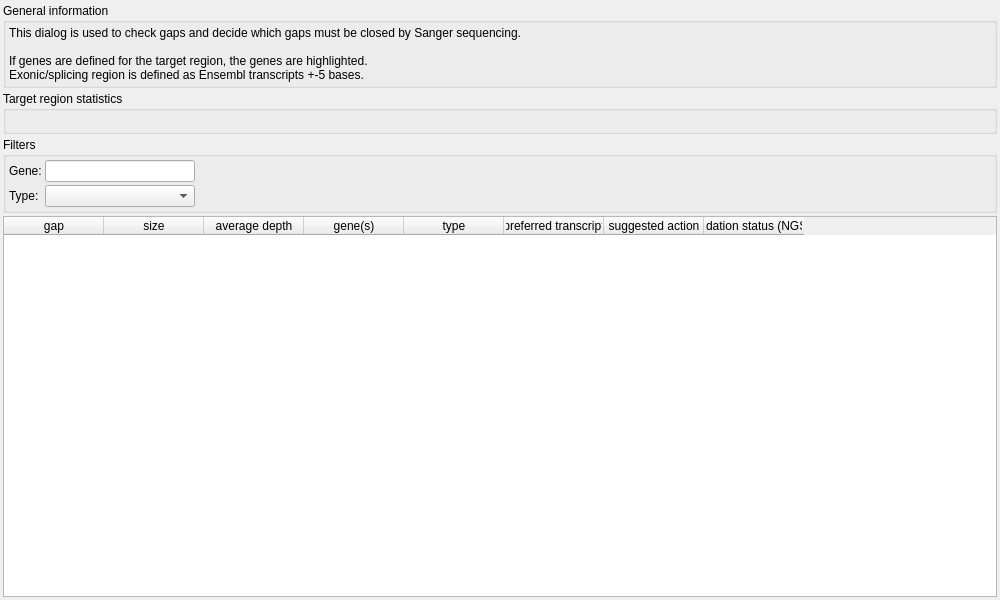
<?xml version="1.0" encoding="UTF-8"?>
<ui version="4.0">
 <class>GapDialog</class>
 <widget class="QDialog" name="GapDialog">
  <property name="geometry">
   <rect>
    <x>0</x>
    <y>0</y>
    <width>1000</width>
    <height>600</height>
   </rect>
  </property>
  <property name="minimumSize">
   <size>
    <width>1000</width>
    <height>600</height>
   </size>
  </property>
  <property name="windowTitle">
   <string>Dialog</string>
  </property>
  <layout class="QVBoxLayout" name="verticalLayout">
   <property name="spacing">
    <number>3</number>
   </property>
   <property name="leftMargin">
    <number>3</number>
   </property>
   <property name="topMargin">
    <number>3</number>
   </property>
   <property name="rightMargin">
    <number>3</number>
   </property>
   <property name="bottomMargin">
    <number>3</number>
   </property>
   <item>
    <widget class="QGroupBox" name="groupBox_3">
     <property name="title">
      <string>General information</string>
     </property>
     <property name="flat">
      <bool>true</bool>
     </property>
     <layout class="QVBoxLayout" name="verticalLayout_3">
      <property name="spacing">
       <number>3</number>
      </property>
      <property name="leftMargin">
       <number>3</number>
      </property>
      <property name="topMargin">
       <number>3</number>
      </property>
      <property name="rightMargin">
       <number>3</number>
      </property>
      <property name="bottomMargin">
       <number>3</number>
      </property>
      <item>
       <widget class="QLabel" name="label">
        <property name="text">
         <string>&lt;html&gt;&lt;head/&gt;&lt;body&gt;&lt;p&gt;This dialog is used to check gaps and decide which gaps must be closed by Sanger sequencing.&lt;br/&gt;&lt;br/&gt;If genes are defined for the target region, the genes are highlighted.&lt;br/&gt;Exonic/splicing region is defined as Ensembl transcripts +-5 bases.&lt;/p&gt;&lt;/body&gt;&lt;/html&gt;</string>
        </property>
       </widget>
      </item>
     </layout>
    </widget>
   </item>
   <item>
    <widget class="QGroupBox" name="groupBox_2">
     <property name="title">
      <string>Target region statistics</string>
     </property>
     <property name="flat">
      <bool>true</bool>
     </property>
     <layout class="QVBoxLayout" name="verticalLayout_2">
      <property name="spacing">
       <number>3</number>
      </property>
      <property name="leftMargin">
       <number>3</number>
      </property>
      <property name="topMargin">
       <number>3</number>
      </property>
      <property name="rightMargin">
       <number>3</number>
      </property>
      <property name="bottomMargin">
       <number>3</number>
      </property>
      <item>
       <widget class="QLabel" name="statistics">
        <property name="text">
         <string/>
        </property>
        <property name="textFormat">
         <enum>Qt::RichText</enum>
        </property>
       </widget>
      </item>
     </layout>
    </widget>
   </item>
   <item>
    <widget class="QGroupBox" name="groupBox">
     <property name="title">
      <string>Filters</string>
     </property>
     <property name="flat">
      <bool>true</bool>
     </property>
     <layout class="QGridLayout" name="gridLayout_2">
      <property name="leftMargin">
       <number>3</number>
      </property>
      <property name="topMargin">
       <number>3</number>
      </property>
      <property name="rightMargin">
       <number>3</number>
      </property>
      <property name="bottomMargin">
       <number>3</number>
      </property>
      <property name="spacing">
       <number>3</number>
      </property>
      <item row="0" column="1">
       <widget class="QLineEdit" name="f_gene">
        <property name="sizePolicy">
         <sizepolicy hsizetype="Expanding" vsizetype="Fixed">
          <horstretch>0</horstretch>
          <verstretch>0</verstretch>
         </sizepolicy>
        </property>
        <property name="maximumSize">
         <size>
          <width>150</width>
          <height>16777215</height>
         </size>
        </property>
        <property name="placeholderText">
         <string/>
        </property>
       </widget>
      </item>
      <item row="0" column="0">
       <widget class="QLabel" name="label_4">
        <property name="text">
         <string>Gene:</string>
        </property>
       </widget>
      </item>
      <item row="1" column="0">
       <widget class="QLabel" name="label_5">
        <property name="text">
         <string>Type:</string>
        </property>
       </widget>
      </item>
      <item row="0" column="2">
       <spacer name="horizontalSpacer_2">
        <property name="orientation">
         <enum>Qt::Horizontal</enum>
        </property>
        <property name="sizeHint" stdset="0">
         <size>
          <width>40</width>
          <height>20</height>
         </size>
        </property>
       </spacer>
      </item>
      <item row="1" column="1">
       <widget class="QComboBox" name="f_type">
        <item>
         <property name="text">
          <string/>
         </property>
        </item>
        <item>
         <property name="text">
          <string>intronic/intergenic</string>
         </property>
        </item>
        <item>
         <property name="text">
          <string>exonic/splicing</string>
         </property>
        </item>
       </widget>
      </item>
     </layout>
    </widget>
   </item>
   <item>
    <widget class="QTableWidget" name="gaps">
     <property name="contextMenuPolicy">
      <enum>Qt::CustomContextMenu</enum>
     </property>
     <property name="selectionMode">
      <enum>QAbstractItemView::SingleSelection</enum>
     </property>
     <property name="selectionBehavior">
      <enum>QAbstractItemView::SelectRows</enum>
     </property>
     <column>
      <property name="text">
       <string>gap</string>
      </property>
     </column>
     <column>
      <property name="text">
       <string>size</string>
      </property>
      <property name="toolTip">
       <string>&lt;html&gt;&lt;head/&gt;&lt;body&gt;&lt;p&gt;Gap size.&lt;br/&gt;Overlap with coding region in brackets.&lt;/p&gt;&lt;/body&gt;&lt;/html&gt;</string>
      </property>
     </column>
     <column>
      <property name="text">
       <string>average depth</string>
      </property>
      <property name="toolTip">
       <string>&lt;html&gt;&lt;head/&gt;&lt;body&gt;&lt;p&gt;Gaps with an average coverage below 10 are highlighted.&lt;br/&gt;&lt;br/&gt;Gaps with an average coverage above 20 are shown when the region is not part of the target region defined by the processing system. They are shown as gaps because variant calling is only perfomed on the target region, and thus we are &lt;span style=&quot; font-style:italic;&quot;&gt;blind&lt;/span&gt; in regions not included in the target region.&lt;/p&gt;&lt;/body&gt;&lt;/html&gt;</string>
      </property>
     </column>
     <column>
      <property name="text">
       <string>gene(s)</string>
      </property>
      <property name="toolTip">
       <string>Target region genes are highlighted.</string>
      </property>
     </column>
     <column>
      <property name="text">
       <string>type</string>
      </property>
      <property name="toolTip">
       <string>CCDS exons +- 5 bases flanking regions are marked as &quot;exonic/splicing&quot;.</string>
      </property>
     </column>
     <column>
      <property name="text">
       <string>preferred transcript</string>
      </property>
      <property name="toolTip">
       <string>&lt;html&gt;&lt;head/&gt;&lt;body&gt;&lt;p&gt;Shows if the gap overlaps a preferred transcript (exons +- 5 bases flanking regions).&lt;/p&gt;&lt;p&gt;Gaps overlapping the splice region (6 to 20 bases from coding region), are marked with '&lt;span style=&quot; font-style:italic;&quot;&gt;yes (splice region)&lt;/span&gt;'.&lt;/p&gt;&lt;p&gt;&lt;br/&gt;If no preferred transcripts are defined for the gene(s), it stays empty.&lt;/p&gt;&lt;/body&gt;&lt;/html&gt;</string>
      </property>
     </column>
     <column>
      <property name="text">
       <string>suggested action</string>
      </property>
     </column>
     <column>
      <property name="text">
       <string>validation status (NGSD)</string>
      </property>
     </column>
    </widget>
   </item>
  </layout>
 </widget>
 <resources/>
 <connections/>
</ui>
